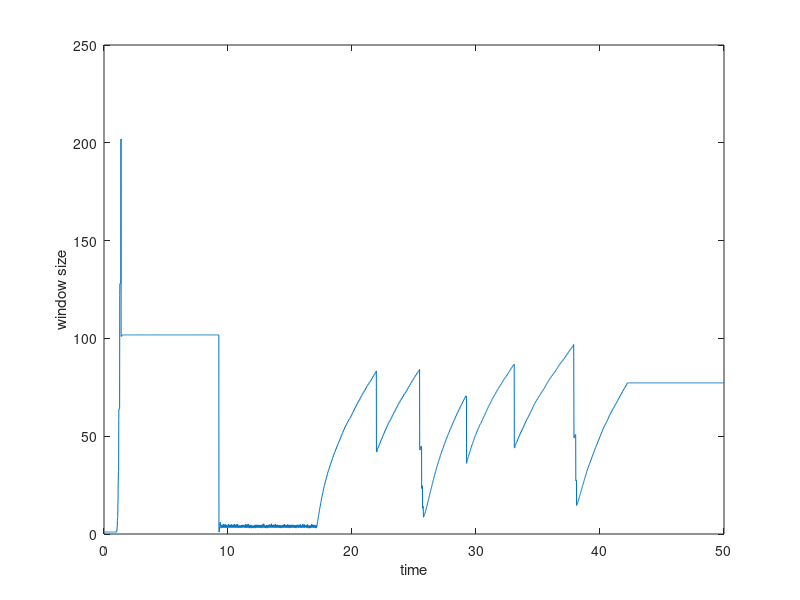
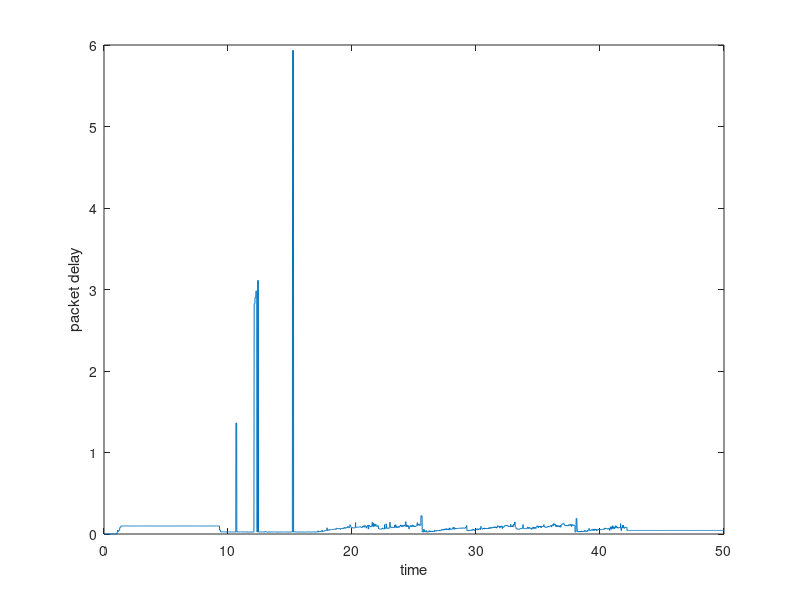
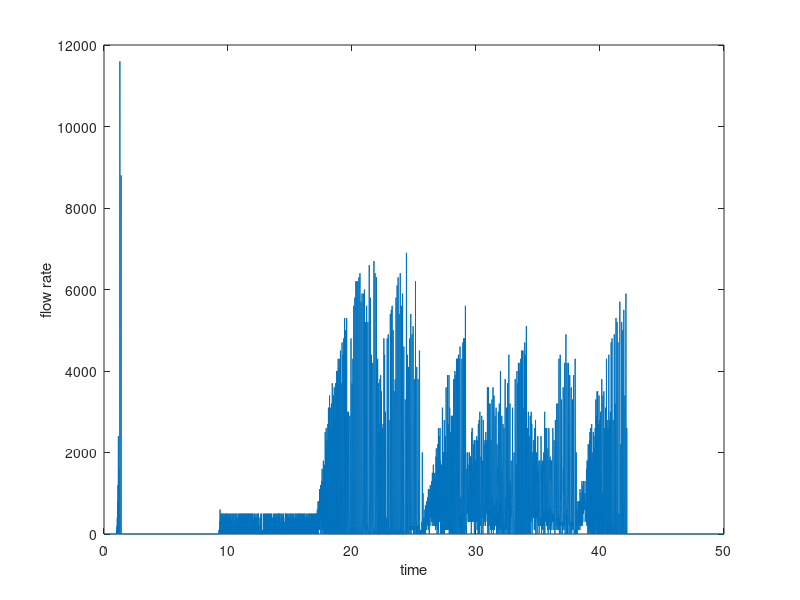
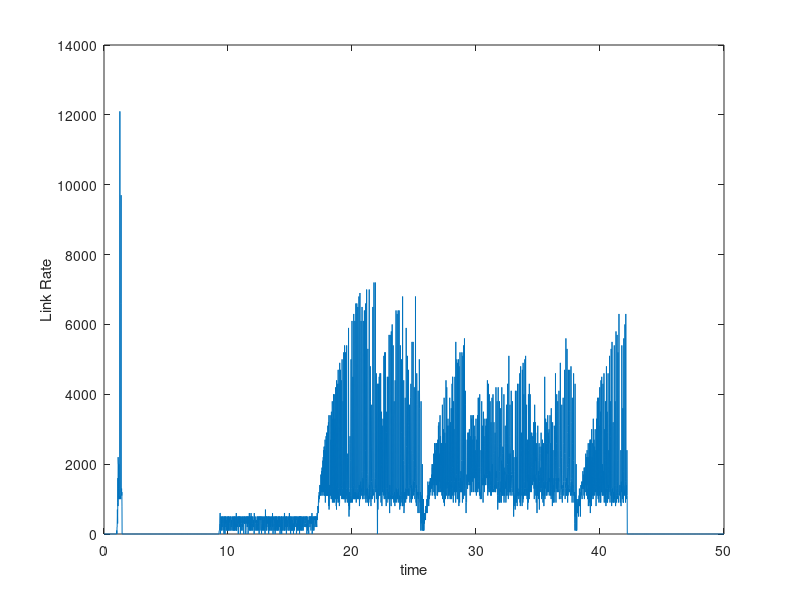

Reproduce these figures in MATLAB, in order.
X = csvread('output0.csv');
figure(1)
plot(X(:,1),X(:,2))
xlabel('time')
ylabel('window size')
xlim([0,50])

figure(2)
plot(X(:,1),X(:,3))
xlabel('time')
ylabel('packet delay')
xlim([0,50])

figure(3)
plot(X(:,1),X(:,4))
xlabel('time')
ylabel('flow rate')
xlim([0,50])

figure(4)
plot(X(:,1),X(:,5))
xlabel('time')
ylabel('Link Rate')
xlim([0,50])

figure(5)
plot(X(:,1),X(:,6))
xlabel('time')
ylabel('packet drop')
xlim([0,50])

figure(6)
plot(X(:,1),X(:,7)./1000)
xlabel('time')
ylabel('buffer occupancy (in kB)')
xlim([0,50])

